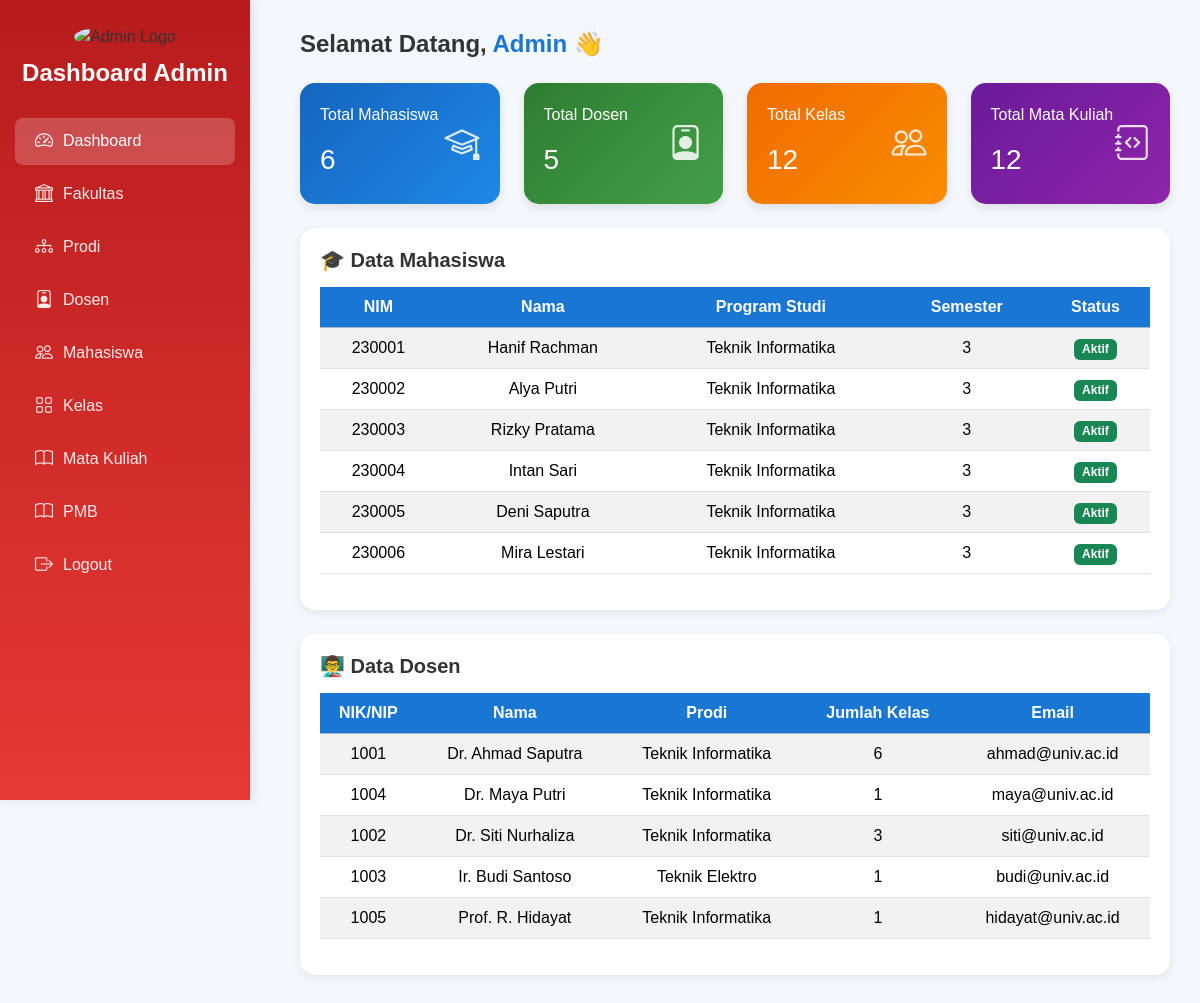
/Admin/dashboard.php, run on the app's committed database.
### tables this page shows
CREATE TABLE `mahasiswa` (
  `id_mahasiswa` int(11) NOT NULL,
  `nim` varchar(20) NOT NULL,
  `nama_mahasiswa` varchar(100) NOT NULL,
  `id_prodi` int(11) DEFAULT NULL,
  `id_kelas` int(11) DEFAULT NULL,
  `angkatan` year(4) DEFAULT NULL,
  `email` varchar(100) DEFAULT NULL,
  `no_hp` varchar(20) DEFAULT NULL,
  `id_dosen_pembimbing` int(11) DEFAULT NULL,
  `alamat` text DEFAULT NULL,
  `status_akademik` enum('aktif','cuti','lulus','nonaktif') DEFAULT 'aktif'
);

CREATE TABLE `prodi` (
  `id_prodi` int(11) NOT NULL,
  `nama` varchar(100) NOT NULL,
  `jenjang` enum('D3','S1','S2','S3') NOT NULL,
  `id_fakultas` int(11) DEFAULT NULL,
  `id_dosen_kaprodi` int(11) DEFAULT NULL,
  `email` varchar(100) DEFAULT NULL,
  `status` enum('Aktif','Tidak Aktif') DEFAULT 'Aktif',
  `tanggal_berdiri` date DEFAULT NULL,
  `akreditasi` enum('A','B','C','Baik','Baik Sekali','Unggul') DEFAULT NULL,
  `deskripsi` text DEFAULT NULL
);

CREATE TABLE `dosen` (
  `nik` int(11) NOT NULL,
  `nama` varchar(100) DEFAULT NULL,
  `jenis_kelamin` enum('L','P') DEFAULT NULL,
  `tanggal_lahir` date DEFAULT NULL,
  `id_prodi` int(11) DEFAULT NULL,
  `email` varchar(100) DEFAULT NULL,
  `no_hp` varchar(20) DEFAULT NULL,
  `alamat` text DEFAULT NULL,
  `jabatan` varchar(50) DEFAULT NULL,
  `status_aktif` enum('Aktif','Tidak Aktif') DEFAULT 'Aktif',
  `tanggal_bergabung` date DEFAULT NULL
);

### Admin/dashboard.php (the view, shortened to what this page needs)
<?php
try {
    $pdo = new PDO("mysql:host=" . DB_HOST . ";dbname=" . DB_NAME . ";charset=utf8mb4", DB_USER, DB_PASS, [
        PDO::ATTR_ERRMODE => PDO::ERRMODE_EXCEPTION,
        PDO::ATTR_DEFAULT_FETCH_MODE => PDO::FETCH_ASSOC,
    ]);
} catch (Exception $e) {
    die("Koneksi database gagal: " . $e->getMessage());
}
$totalMahasiswa = $pdo->query("SELECT COUNT(*) FROM mahasiswa")->fetchColumn();
$totalDosen = $pdo->query("SELECT COUNT(*) FROM dosen")->fetchColumn();
$totalKelas = $pdo->query("SELECT COUNT(*) FROM kelas")->fetchColumn();
$totalMatkul = $pdo->query("SELECT COUNT(*) FROM mata_kuliah")->fetchColumn();
$sqlMahasiswa = "
    SELECT
        m.nim,
        m.nama_mahasiswa,
        p.nama AS nama_prodi,
        YEAR(CURDATE()) - m.angkatan + 1 AS semester,
        m.status_akademik
    FROM mahasiswa m
    LEFT JOIN prodi p ON m.id_prodi = p.id_prodi
    ORDER BY m.id_mahasiswa ASC
";
$mahasiswa = $pdo->query($sqlMahasiswa)->fetchAll();
$sqlDosen = "
    SELECT
        d.nik,
        d.nama,
        d.jabatan AS bidang_keahlian,
        d.email,
        p.nama AS nama_prodi,
        COUNT(k.id_kelas) AS jumlah_kelas
    FROM dosen d
    LEFT JOIN prodi p ON d.id_prodi = p.id_prodi
    LEFT JOIN kelas k ON d.nik = k.id_dosen
    GROUP BY d.nik, d.nama, d.jabatan, d.email, p.nama
    ORDER BY d.nama ASC
";
$dosen = $pdo->query($sqlDosen)->fetchAll();
?>
<!DOCTYPE html>
<html lang="id">
<head>
  <link href="https://cdn.jsdelivr.net/npm/bootstrap@5.3.3/dist/css/bootstrap.min.css" rel="stylesheet">
  <link href="https://cdn.jsdelivr.net/npm/bootstrap-icons@1.11.1/font/bootstrap-icons.css" rel="stylesheet">
  <link rel="stylesheet" href="Style.css">
</head>
<body>
   <?php include 'sidebar.php'; ?>
  <div class="content">
    <h4 class="fw-semibold mb-4">Selamat Datang, <span>Admin</span> 👋</h4>
    <div class="row g-4 mb-4">
      <div class="col-md-3">
        <div class="card-stat bg-blue"><div><p>Total Mahasiswa</p><h3><?= $totalMahasiswa ?></h3></div><i class="bi bi-mortarboard"></i></div>
      </div>
      <div class="col-md-3">
        <div class="card-stat bg-green"><div><p>Total Dosen</p><h3><?= $totalDosen ?></h3></div><i class="bi bi-person-badge"></i></div>
      </div>
      <div class="col-md-3">
        <div class="card-stat bg-orange"><div><p>Total Kelas</p><h3><?= $totalKelas ?></h3></div><i class="bi bi-people"></i></div>
      </div>
      <div class="col-md-3">
        <div class="card-stat bg-purple"><div><p>Total Mata Kuliah</p><h3><?= $totalMatkul ?></h3></div><i class="bi bi-journal-code"></i></div>
      </div>
    </div>
    <div class="chart-box mb-4">
      <h5>🎓 Data Mahasiswa</h5>
      <div class="table-responsive">
        <table class="table table-striped align-middle">
          <thead class="table-primary text-center">
            <tr><th>NIM</th><th>Nama</th><th>Program Studi</th><th>Semester</th><th>Status</th></tr>
          </thead>
          <tbody class="text-center">
            <?php foreach ($mahasiswa as $m): ?>
              <tr>
                <td><?= htmlspecialchars($m['nim']) ?></td>
                <td><?= htmlspecialchars($m['nama_mahasiswa']) ?></td>
                <td><?= htmlspecialchars($m['nama_prodi'] ?? '-') ?></td>
                <td><?= htmlspecialchars($m['semester'] ?? '-') ?></td>
                <td><span class="badge bg-<?= $m['status_akademik']=='aktif'?'success':($m['status_akademik']=='cuti'?'warning text-dark':'secondary') ?>">
                  <?= ucfirst($m['status_akademik']) ?></span></td>
              </tr>
            <?php endforeach; ?>
          </tbody>
        </table>
      </div>
    </div>
    <div class="chart-box">
      <h5>👨‍🏫 Data Dosen</h5>
      <div class="table-responsive">
        <table class="table table-striped align-middle">
          <thead class="table-primary text-center">
            <tr><th>NIK/NIP</th><th>Nama</th><th>Prodi</th><th>Jumlah Kelas</th><th>Email</th></tr>
          </thead>
          <tbody class="text-center">
            <?php foreach ($dosen as $d): ?>
              <tr>
                <td><?= htmlspecialchars($d['nik']) ?></td>
                <td><?= htmlspecialchars($d['nama']) ?></td>
                <td><?= htmlspecialchars($d['nama_prodi'] ?? '-') ?></td>
                <td><?= htmlspecialchars($d['jumlah_kelas']) ?></td>
                <td><?= htmlspecialchars($d['email']) ?></td>
              </tr>
            <?php endforeach; ?>
          </tbody>
        </table>
      </div>
    </div>
  </div>
</body>
</html>

### Admin/sidebar.php
<?php
$current = basename($_SERVER['PHP_SELF']);
?>
<div class="sidebar">
  <img src="https://cdn-icons-png.flaticon.com/512/3135/3135789.png" class="logo" alt="Admin Logo">
  <h4>Dashboard Admin</h4>
  <a href="dashboard.php" class="nav-link <?= $current=='dashboard.php'?'active':'' ?>"><i class="bi bi-speedometer2"></i> Dashboard</a>
  <a href="datafakultas.php" class="nav-link <?= $current=='datafakultas.php'?'active':'' ?>"><i class="bi bi-bank"></i> Fakultas</a>
  <a href="dataprodi.php" class="nav-link <?= $current=='dataprodi.php'?'active':'' ?>"><i class="bi bi-diagram-3"></i> Prodi</a>
  <a href="datadosen.php" class="nav-link <?= $current=='datadosen.php'?'active':'' ?>"><i class="bi bi-person-badge"></i> Dosen</a>
  <a href="datamahasiswa.php" class="nav-link <?= $current=='datamahasiswa.php'?'active':'' ?>"><i class="bi bi-people"></i> Mahasiswa</a>
  <a href="datakelas.php" class="nav-link <?= $current=='datakelas.php'?'active':'' ?>"><i class="bi bi-grid"></i> Kelas</a>
  <a href="datamatakuliah.php" class="nav-link <?= $current=='datamatakuliah.php'?'active':'' ?>"><i class="bi bi-book"></i> Mata Kuliah</a>
  <a href="penerimaMaba.php" class="nav-link <?= $current=='penerimaMaba.php'?'active':'' ?>"><i class="bi bi-book"></i> PMB</a>
  <a href="logout.php" class="nav-link"><i class="bi bi-box-arrow-right"></i> Logout</a>
</div>

### Admin/Style.css (style rules this page uses)
body { background-color: #fdf6f6; font-family: 'Poppins', sans-serif; color: #333; }
.sidebar { width: 250px; min-height: 100vh; background: linear-gradient(180deg, #b71c1c, #e53935); box-shadow: 3px 0 10px rgba(0, 0, 0, 0.1); position: fixed; left: 0; top: 0; padding: 25px 0; text-align: center; }
.sidebar .logo { width: 60px; height: 60px; border-radius: 50%; margin-bottom: 10px; }
.sidebar h4 { color: #fff; font-weight: 600; margin-bottom: 30px; }
.sidebar .nav-link { color: #ffeaea; font-weight: 500; padding: 10px 20px; margin: 6px 15px; border-radius: 8px; display: flex; align-items: center; transition: 0.3s; text-decoration: none; }
.sidebar .nav-link i { margin-right: 10px; font-size: 18px; }
.sidebar .nav-link.active, .sidebar .nav-link:hover { background-color: rgba(255, 255, 255, 0.2); color: #fff; }
.content { margin-left: 270px; padding: 30px; background-color: #fdf6f6; min-height: 100vh; }
.table th { background-color: #d32f2f !important; color: white !important; }

### Admin/dashboard.php (style rules this page uses)
h4 span { color:#1976d2; }
.table th { background-color:#1976d2 !important;color:white; }
body { background-color: #f4f7fc; font-family: 'Poppins', sans-serif; color: #333; }
.content { margin-left: 270px; padding: 30px; background-color: #f4f7fc; min-height: 100vh; }
h4 span { color: #1976d2; }
.card-stat { border: none; border-radius: 15px; padding: 20px; color: #fff; box-shadow: 0 4px 10px rgba(0,0,0,0.1); display: flex; align-items: center; justify-content: space-between; transition: 0.3s; }
.card-stat i { font-size: 35px; opacity: 0.85; }
.bg-blue { background: linear-gradient(135deg, #1565c0, #1e88e5); }
.bg-green { background: linear-gradient(135deg, #2e7d32, #43a047); }
.bg-orange { background: linear-gradient(135deg, #ef6c00, #fb8c00); }
.bg-purple { background: linear-gradient(135deg, #6a1b9a, #8e24aa); }
.chart-box { background-color: #fff; border-radius: 15px; box-shadow: 0 3px 10px rgba(0, 0, 0, 0.08); padding: 20px; }
.chart-box h5 { font-weight: 600; margin-bottom: 15px; }

### data on the page
mahasiswa: nim "230001", nama_mahasiswa "Hanif Rachman", id_prodi.nama "Teknik Informatika", semester "3", status_akademik "Aktif"
mahasiswa: nim "230002", nama_mahasiswa "Alya Putri", id_prodi.nama "Teknik Informatika", semester "3", status_akademik "Aktif"
mahasiswa: nim "230003", nama_mahasiswa "Rizky Pratama", id_prodi.nama "Teknik Informatika", semester "3", status_akademik "Aktif"
mahasiswa: nim "230004", nama_mahasiswa "Intan Sari", id_prodi.nama "Teknik Informatika", semester "3", status_akademik "Aktif"
mahasiswa: nim "230005", nama_mahasiswa "Deni Saputra", id_prodi.nama "Teknik Informatika", semester "3", status_akademik "Aktif"
mahasiswa: nim "230006", nama_mahasiswa "Mira Lestari", id_prodi.nama "Teknik Informatika", semester "3", status_akademik "Aktif"
dosen: nik "1001", nama "Dr. Ahmad Saputra", id_prodi.nama "Teknik Informatika", jumlah_kelas "6", email "ahmad@univ.ac.id"
dosen: nik "1004", nama "Dr. Maya Putri", id_prodi.nama "Teknik Informatika", jumlah_kelas "1", email "maya@univ.ac.id"
dosen: nik "1002", nama "Dr. Siti Nurhaliza", id_prodi.nama "Teknik Informatika", jumlah_kelas "3", email "siti@univ.ac.id"
dosen: nik "1003", nama "Ir. Budi Santoso", id_prodi.nama "Teknik Elektro", jumlah_kelas "1", email "budi@univ.ac.id"
dosen: nik "1005", nama "Prof. R. Hidayat", id_prodi.nama "Teknik Informatika", jumlah_kelas "1", email "hidayat@univ.ac.id"

### other printed values
$totalMahasiswa "6"
$totalDosen "5"
$totalKelas "12"
$totalMatkul "12"
